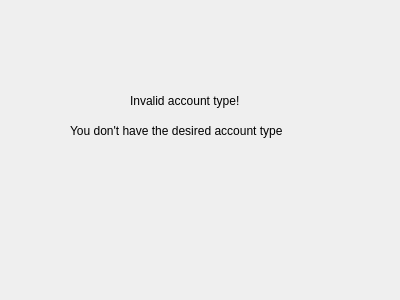
<?xml version="1.0" encoding="UTF-8"?>
<ui version="4.0">
 <class>DepositError_2</class>
 <widget class="QWidget" name="DepositError_2">
  <property name="geometry">
   <rect>
    <x>0</x>
    <y>0</y>
    <width>400</width>
    <height>300</height>
   </rect>
  </property>
  <property name="windowTitle">
   <string>Error!</string>
  </property>
  <widget class="QLabel" name="DepositError">
   <property name="geometry">
    <rect>
     <x>70</x>
     <y>100</y>
     <width>261</width>
     <height>61</height>
    </rect>
   </property>
   <property name="text">
    <string>You don't have the desired account type</string>
   </property>
  </widget>
  <widget class="QLabel" name="label">
   <property name="geometry">
    <rect>
     <x>130</x>
     <y>80</y>
     <width>141</width>
     <height>41</height>
    </rect>
   </property>
   <property name="text">
    <string>Invalid account type! </string>
   </property>
  </widget>
 </widget>
 <resources/>
 <connections/>
</ui>
